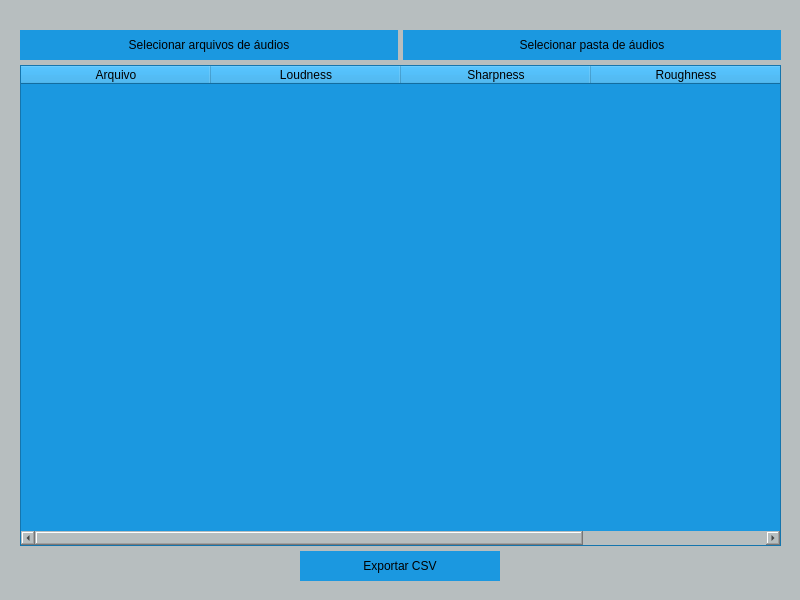
<?xml version="1.0" encoding="UTF-8"?>
<ui version="4.0">
 <class>Dialog</class>
 <widget class="QDialog" name="Dialog">
  <property name="geometry">
   <rect>
    <x>0</x>
    <y>0</y>
    <width>800</width>
    <height>600</height>
   </rect>
  </property>
  <property name="minimumSize">
   <size>
    <width>800</width>
    <height>600</height>
   </size>
  </property>
  <property name="maximumSize">
   <size>
    <width>800</width>
    <height>600</height>
   </size>
  </property>
  <property name="windowTitle">
   <string>Dialog</string>
  </property>
  <property name="styleSheet">
   <string notr="true">background-color: rgb(183, 190, 191);</string>
  </property>
  <widget class="QWidget" name="centralwidget">
   <property name="geometry">
    <rect>
     <x>10</x>
     <y>20</y>
     <width>781</width>
     <height>571</height>
    </rect>
   </property>
   <layout class="QVBoxLayout" name="verticalLayout_2">
    <property name="spacing">
     <number>5</number>
    </property>
    <property name="leftMargin">
     <number>10</number>
    </property>
    <property name="topMargin">
     <number>10</number>
    </property>
    <property name="rightMargin">
     <number>10</number>
    </property>
    <property name="bottomMargin">
     <number>10</number>
    </property>
    <item>
     <layout class="QHBoxLayout" name="horizontalLayout_2">
      <item>
       <widget class="QPushButton" name="botao_arquivos">
        <property name="minimumSize">
         <size>
          <width>80</width>
          <height>30</height>
         </size>
        </property>
        <property name="baseSize">
         <size>
          <width>0</width>
          <height>0</height>
         </size>
        </property>
        <property name="styleSheet">
         <string notr="true">background-color: rgb(27, 152, 224);
border-color: rgb(19, 41, 61);
min-width: 80px;
font: 600 13px &quot;Arial&quot;;
border-radius: 50%;</string>
        </property>
        <property name="text">
         <string>Selecionar arquivos de áudios</string>
        </property>
        <property name="iconSize">
         <size>
          <width>16</width>
          <height>16</height>
         </size>
        </property>
       </widget>
      </item>
      <item>
       <widget class="QPushButton" name="botao_pasta">
        <property name="minimumSize">
         <size>
          <width>80</width>
          <height>30</height>
         </size>
        </property>
        <property name="styleSheet">
         <string notr="true">background-color: rgb(27, 152, 224);
border-color: rgb(19, 41, 61);
min-width: 80px;
font: 600 13px &quot;Arial&quot;;
border-radius: 50%</string>
        </property>
        <property name="text">
         <string>Selecionar pasta de áudios</string>
        </property>
       </widget>
      </item>
     </layout>
    </item>
    <item>
     <widget class="QTableWidget" name="tabela_audios">
      <property name="autoFillBackground">
       <bool>true</bool>
      </property>
      <property name="styleSheet">
       <string notr="true">background-color: rgb(27, 152, 224);
font: 13px &quot;Arial&quot; rgb(255, 255, 255);</string>
      </property>
      <property name="rowCount">
       <number>0</number>
      </property>
      <property name="columnCount">
       <number>4</number>
      </property>
      <attribute name="horizontalHeaderDefaultSectionSize">
       <number>190</number>
      </attribute>
      <column>
       <property name="text">
        <string>Arquivo</string>
       </property>
       <property name="background">
        <color>
         <red>27</red>
         <green>152</green>
         <blue>224</blue>
        </color>
       </property>
      </column>
      <column>
       <property name="text">
        <string>Loudness</string>
       </property>
      </column>
      <column>
       <property name="text">
        <string>Sharpness</string>
       </property>
      </column>
      <column>
       <property name="text">
        <string>Roughness</string>
       </property>
      </column>
     </widget>
    </item>
    <item alignment="Qt::AlignmentFlag::AlignHCenter">
     <widget class="QPushButton" name="botao_csv">
      <property name="minimumSize">
       <size>
        <width>200</width>
        <height>30</height>
       </size>
      </property>
      <property name="maximumSize">
       <size>
        <width>200</width>
        <height>30</height>
       </size>
      </property>
      <property name="palette">
       <palette>
        <active>
         <colorrole role="Button">
          <brush brushstyle="SolidPattern">
           <color alpha="255">
            <red>27</red>
            <green>152</green>
            <blue>224</blue>
           </color>
          </brush>
         </colorrole>
         <colorrole role="Base">
          <brush brushstyle="SolidPattern">
           <color alpha="255">
            <red>27</red>
            <green>152</green>
            <blue>224</blue>
           </color>
          </brush>
         </colorrole>
         <colorrole role="Window">
          <brush brushstyle="SolidPattern">
           <color alpha="255">
            <red>27</red>
            <green>152</green>
            <blue>224</blue>
           </color>
          </brush>
         </colorrole>
        </active>
        <inactive>
         <colorrole role="Button">
          <brush brushstyle="SolidPattern">
           <color alpha="255">
            <red>27</red>
            <green>152</green>
            <blue>224</blue>
           </color>
          </brush>
         </colorrole>
         <colorrole role="Base">
          <brush brushstyle="SolidPattern">
           <color alpha="255">
            <red>27</red>
            <green>152</green>
            <blue>224</blue>
           </color>
          </brush>
         </colorrole>
         <colorrole role="Window">
          <brush brushstyle="SolidPattern">
           <color alpha="255">
            <red>27</red>
            <green>152</green>
            <blue>224</blue>
           </color>
          </brush>
         </colorrole>
        </inactive>
        <disabled>
         <colorrole role="Button">
          <brush brushstyle="SolidPattern">
           <color alpha="255">
            <red>27</red>
            <green>152</green>
            <blue>224</blue>
           </color>
          </brush>
         </colorrole>
         <colorrole role="Base">
          <brush brushstyle="SolidPattern">
           <color alpha="255">
            <red>27</red>
            <green>152</green>
            <blue>224</blue>
           </color>
          </brush>
         </colorrole>
         <colorrole role="Window">
          <brush brushstyle="SolidPattern">
           <color alpha="255">
            <red>27</red>
            <green>152</green>
            <blue>224</blue>
           </color>
          </brush>
         </colorrole>
        </disabled>
       </palette>
      </property>
      <property name="mouseTracking">
       <bool>false</bool>
      </property>
      <property name="tabletTracking">
       <bool>false</bool>
      </property>
      <property name="styleSheet">
       <string notr="true">background-color: rgb(27, 152, 224);
border-color: rgb(19, 41, 61);
border-radius: 50%;
font: 600 12px &quot;Arial&quot;;</string>
      </property>
      <property name="text">
       <string>Exportar CSV</string>
      </property>
     </widget>
    </item>
   </layout>
  </widget>
 </widget>
 <resources/>
 <connections/>
</ui>
